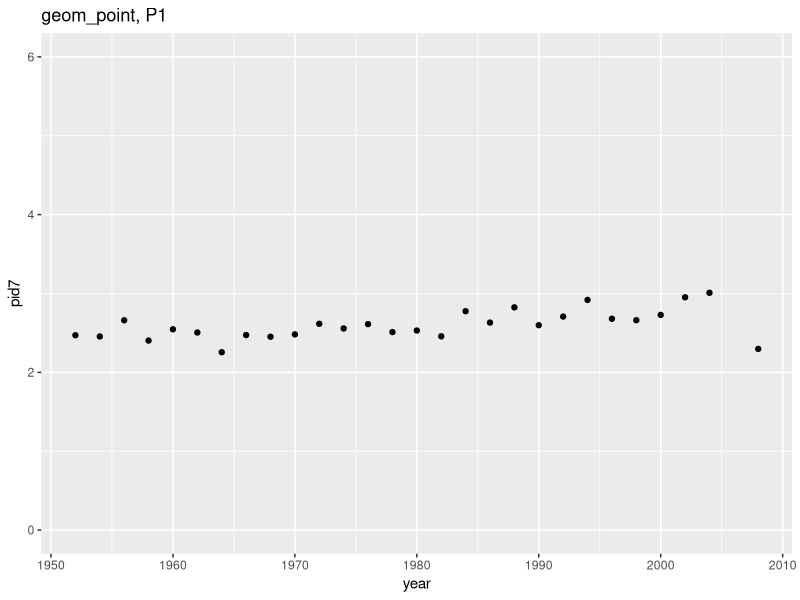
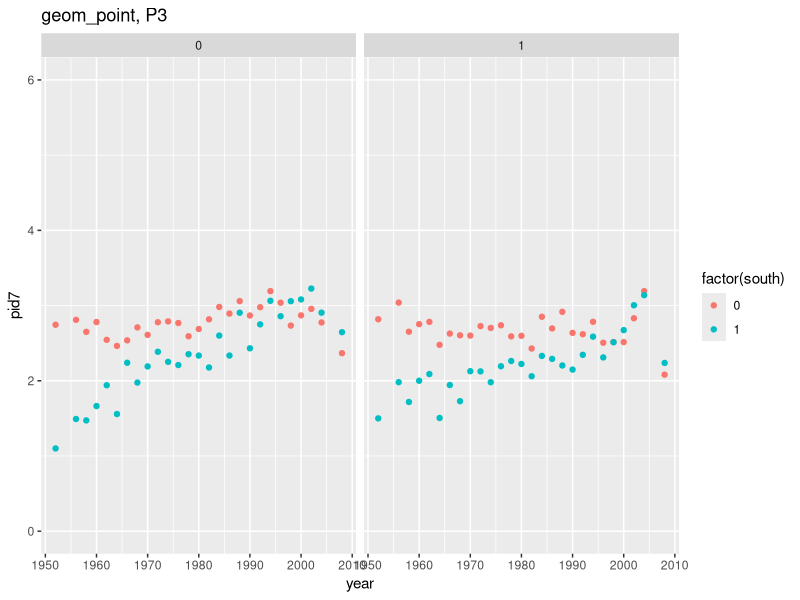

Reproduce these figures in R, in order.
# Description : GGtutorial: Day 1 - using reshape()
# Website : http://is-r.tumblr.com/post/34556058683/ggtutorial-day-1-using-reshape

doInstall <- TRUE # Change to FALSE if you don't want packages installed.
toInstall <- c("ggplot2","reshape")
if(doInstall){install.packages(toInstall, repos = "http://cran.r-project.org")}
lapply(toInstall, library, character.only = TRUE)

#Day 1/10: using Reshape
#Christopher DeSante, Ph.D.
ANES <- read.csv("data/ANES.csv")
head(ANES)
ANES$caseid <- 1:dim(ANES)[1]
head(ANES)
dim(ANES)
#Melting...
#Essentially reshapes the data into a new DF based on
#whichever variables you specify in the id="" option;
# ANES is ( 49760 x 17 )

#Which variables you decide to melt by should be dictated by which
#variables you wish to analyze. If we are only interested in time
#trends in the ANES, we can just melt by year:


#gist 2:
library(ggplot2)
library(gridExtra)
library(reshape)
anes.year <- melt(ANES, id=c("year"), na.rm=TRUE)
head(anes.year)

#anes.year has dimensions (571970 x 3):
#The dimensions are such that for every N variables in the ID option,
#you return a dataframe that has N+2 columns:


#If, for example, we want to see differences by year by gender,
#we can melt by year and 'female'

#gist 3:
anes.year.gender <- melt(ANES, id=c("year", "female"), na.rm=TRUE)
head(anes.year.gender)
dim(anes.year.gender)
#anes.year.gender has dimensions (522313 x 4)


#So, step one is to melt according to variables you plan on using;
#the next step is to CAST the data in such a way that extracts useful
#quantities that you can then use to plot/display/summarize.

############################################
# Example 1: Means of variables over time: #
############################################

#For simplicity's sake, let's truncate the data.frame so that
#it only includes measures of partisanship and ideology as well
#as the year of the survey.
party.and.ideology<- ANES[,c(1, 12, 14)]
head(party.and.ideology)

#Now, let's melt the data using "year" as the identifying (id) variable;

#Step 2, let's CAST this data so that we can get the means over time;
#specifically the means for Ideology and partisanship for each year
#that those questions were asked.

#Step 1 : Melt
party.and.ideology.year <- melt(party.and.ideology, id=c("year"), na.rm=TRUE)
head(party.and.ideology.year)

#Step 1 : Cast
party.and.ideology.means.over.time <- (cast(party.and.ideology.year,
                                            year~variable, mean, na.rm=T) )

party.and.ideology.means.over.time
dim(party.and.ideology.means.over.time)
# Now we can plot a relatively complex computation very easily.

P1 <- ggplot(data = party.and.ideology.means.over.time
) + geom_point(aes(x = year, y = pid7))
P1 <- P1 + ylim(0,6) + labs(title="geom_point, P1")
P1
#Again, what this code does is take a data.frame of dimensions
# 49760 by 17 and in just a few lines of code it returns a 28 x 3
#matrix of means sorted by years. The nice thing about reshape is
#it is not limited to just means, but nearly any aggregating function
#you may want to use. More soon...


#We can see that's a nice table we might find very useful,
#especially if we wanted to plot things out of that data.

#######################################################
# Example 2: Casting/Melting with two variables: #
#######################################################

# Imagine instead we want to look at how Partisanship
# has shifted over these years between the South/Non-south
# If we begin with just our ANES data frame, this might seem
# like quite a daunting task...
# However, if we know how to melt/cast appropriately, it is easier...
# First step, again, is to restrict our data to only the columns we
# want to utilize in our analysis. This isn't necessary, but let's
# keep things as simple as possible for now.

head(ANES)
party.and.region <- ANES[,c(1, 12, 16)]
head(party.and.region)
#Note the additional changes to our id=():
party.and.region.year <- melt(party.and.region, id=c("year", "south"), na.rm=TRUE)
head(party.and.region.year)
#Note the additional changes to our formula (below):
party.region.time <- (cast(party.and.region.year, year+south~variable, mean, na.rm=T) )
party.region.time
dim(party.region.time)
P2 <- ggplot(data = party.region.time) + geom_point(aes(x = year,
                                                        y = pid7, colour=as.factor(south)))
P2 <- P2 + ylim(0,6) + labs(title="geom_point, P2")

#Again, this allows us to get to a relatively complex set of summary statistics
#by some variableS of interest (year + region) in such a way that ggplot can
# easily handle them.



#######################################################
# Example 3: Casting/Melting with three variables: #
#######################################################

#Let's try the same type of plot, but instead of just looking at party and
#region, let's add gender to the mix...

head(ANES)
party.gender.region <- ANES[,c(1, 4, 12, 16)]
head(party.gender.region)
#Note the additional changes to our id=():
party.gender.region.year <- melt(party.gender.region, id=c("year", "female", "south"), na.rm=TRUE)
head(party.gender.region.year)
#Note the additional changes to our formula (below):
party.gender.region.time <- (cast(party.gender.region.year, year+female+south~variable, mean, na.rm=T) )
party.gender.region.time

#What party.gender.region.time represents is a matrix with four means per year,
# based on gender and region. So, for each year there's one for men in the south,
# men in the non-south, as well as women in each of the two regions.
#Throwing this into ggplot gives us a nice way to choose how to display this information.

#given some NAs for gender, I'm just going to clean these up quickly
#using complete.cases()
party.gender.region.time <- party.gender.region.time[complete.cases(party.gender.region.time),]

dim(party.gender.region.time)
P3 <- ggplot(data = party.gender.region.time) + geom_point(aes(x = year, y = pid7, colour=factor(south) )) + facet_grid(~female)
P3 <- P3 + ylim(0,6) + labs(title="geom_point, P3")
P3
